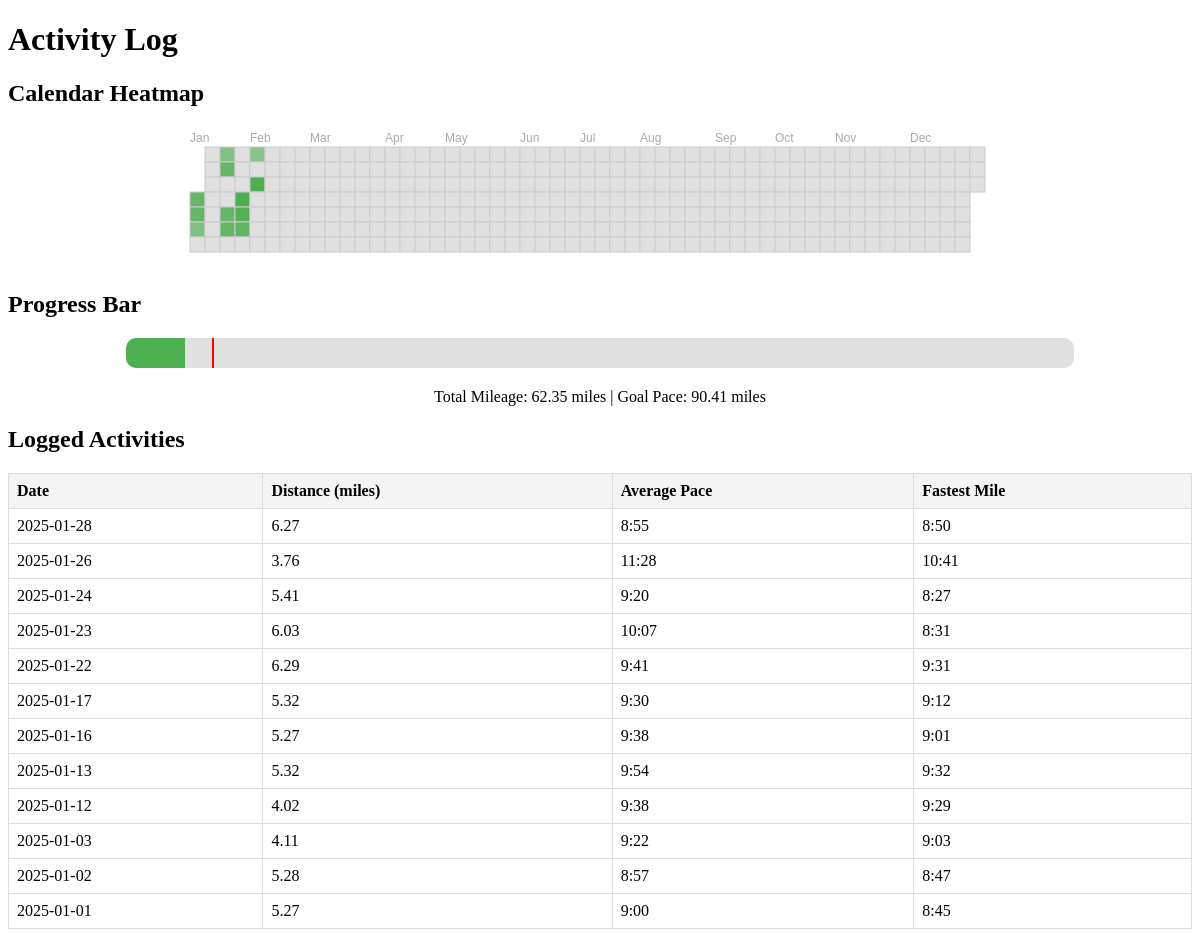
The app's page /activities with its own data.
### tables this page shows
CREATE TABLE activities (
            id INTEGER PRIMARY KEY AUTOINCREMENT,
            date DATE NOT NULL,
            distance REAL NOT NULL,
            average_pace TEXT NOT NULL,
            fastest_mile_time TEXT NOT NULL
        );

### activity_tracker.py (the view)
@app.route('/activities')
def activities():
    conn = sqlite3.connect('database/tracker.db')
    cursor = conn.cursor()
    cursor.execute("SELECT id, date, distance, average_pace, fastest_mile_time FROM activities ORDER BY date DESC")
    rows = cursor.fetchall()
    cursor.execute("SELECT SUM(distance) FROM activities")
    total_distance = cursor.fetchone()[0] or 0  # Default to 0 if no activities
    conn.close()
    return render_template('activities.html', activities=rows, total_distance=total_distance)

### templates/activities.html (shortened to what this page needs)
<!DOCTYPE html>
<html lang="en">
<head>
</head>
<body>
    <h1>Activity Log</h1>
    <h2>Calendar Heatmap</h2>
    <div id="heatmap" class="heatmap"></div>
    <h2>Progress Bar</h2>
    <div id="progress-bar-container">
        <div id="progress-bar"></div>
        <div id="pace-marker"></div>
    </div>
    <p id="progress-info">Loading progress...</p>
    <h2>Logged Activities</h2>
    <table>
        <thead>
            <tr>
                <th>Date</th>
                <th>Distance (miles)</th>
                <th>Average Pace</th>
                <th>Fastest Mile</th>
            </tr>
        </thead>
        <tbody>
            {% for activity in activities %}
            <tr>
                <td>{{ activity[1] }}</td>
                <td>{{ activity[2] }}</td>
                <td>{{ activity[3] }}</td>
                <td>{{ activity[4] }}</td>
            </tr>
            {% endfor %}
        </tbody>
    </table>
</body>
</html>

### templates/activities.html (style rules this page uses)
.heatmap { font-family: Arial, sans-serif; margin: 20px auto; max-width: 900px; }
table { width: 100%; border-collapse: collapse; margin-top: 20px; }
table, th, td { border: 1px solid #ddd; }
th, td { padding: 8px; text-align: left; }
th { background-color: #f4f4f4; }
#progress-bar-container { margin: 20px auto; width: 80%; height: 30px; background-color: #e0e0e0; position: relative; border-radius: 10px; overflow: hidden; }
#progress-bar { height: 100%; background-color: #4caf50; transition: width 0.5s ease; }
#pace-marker { position: absolute; top: 0; height: 100%; width: 2px; background-color: red; transition: left 0.5s ease; }
#progress-info { text-align: center; margin-top: 10px; }

### records on screen
activities: date "2025-01-28", distance "6.27", average_pace "8:55", fastest_mile_time "8:50"
activities: date "2025-01-26", distance "3.76", average_pace "11:28", fastest_mile_time "10:41"
activities: date "2025-01-24", distance "5.41", average_pace "9:20", fastest_mile_time "8:27"
activities: date "2025-01-23", distance "6.03", average_pace "10:07", fastest_mile_time "8:31"
activities: date "2025-01-22", distance "6.29", average_pace "9:41", fastest_mile_time "9:31"
activities: date "2025-01-17", distance "5.32", average_pace "9:30", fastest_mile_time "9:12"
activities: date "2025-01-16", distance "5.27", average_pace "9:38", fastest_mile_time "9:01"
activities: date "2025-01-13", distance "5.32", average_pace "9:54", fastest_mile_time "9:32"
activities: date "2025-01-12", distance "4.02", average_pace "9:38", fastest_mile_time "9:29"
activities: date "2025-01-03", distance "4.11", average_pace "9:22", fastest_mile_time "9:03"
activities: date "2025-01-02", distance "5.28", average_pace "8:57", fastest_mile_time "8:47"
activities: date "2025-01-01", distance "5.27", average_pace "9:00", fastest_mile_time "8:45"
